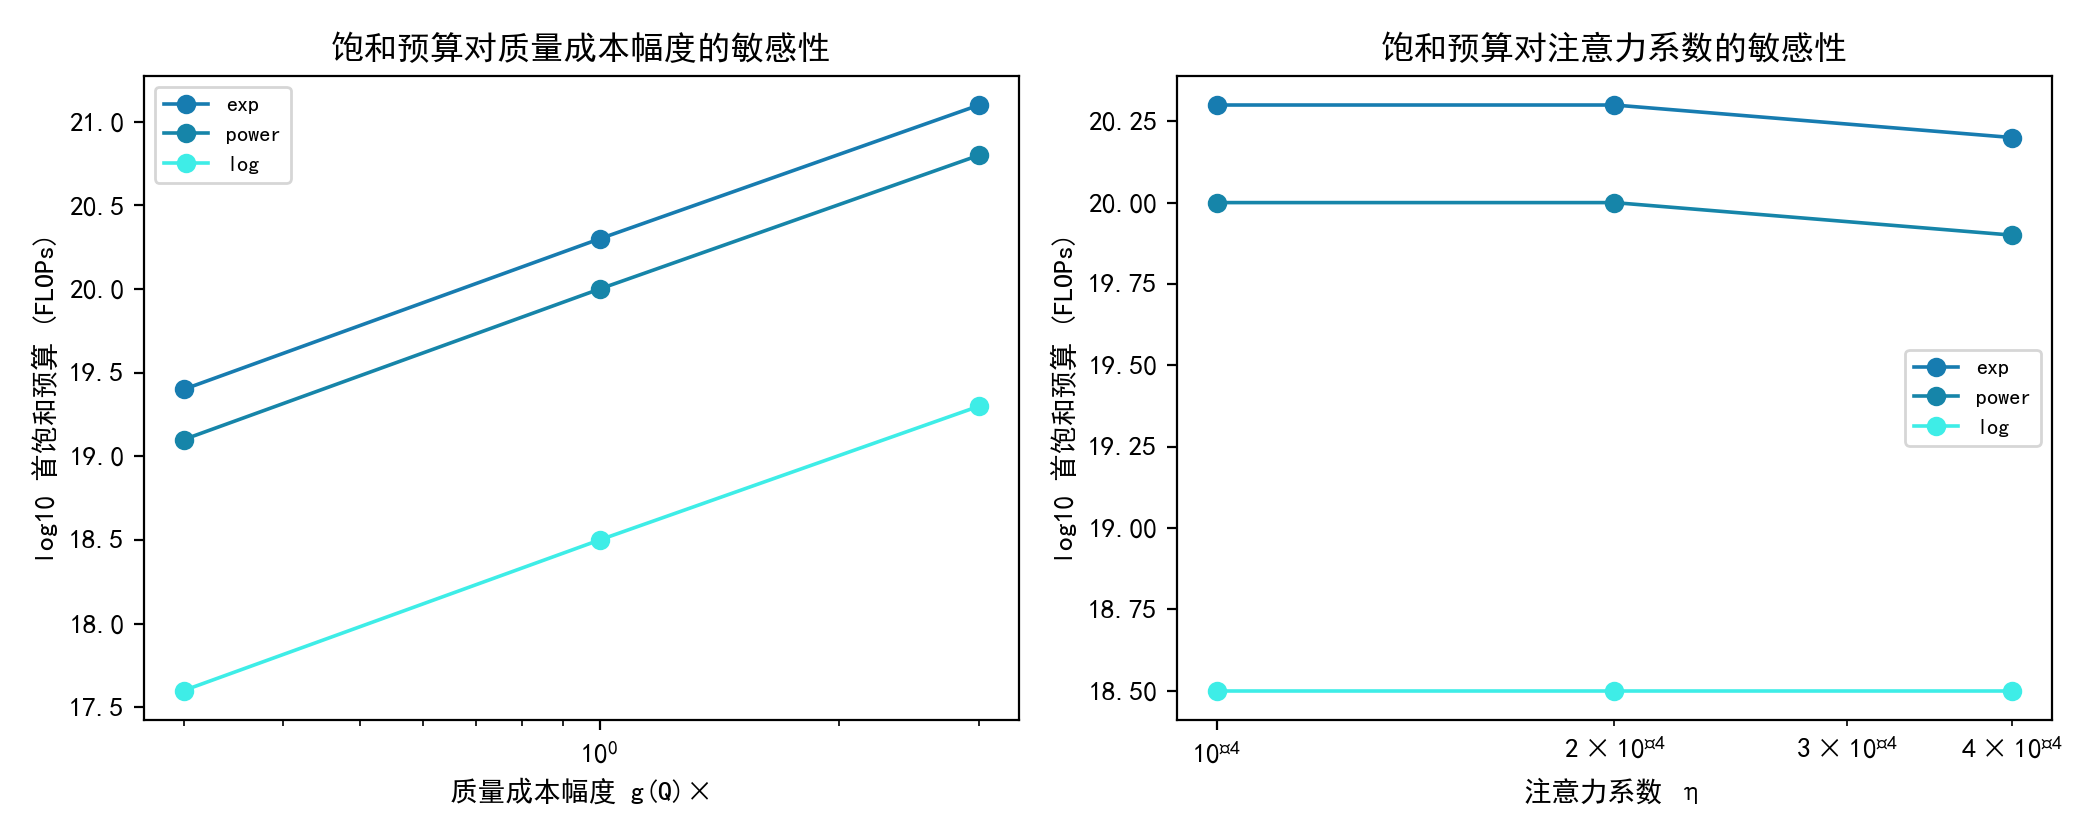

Here is the Python script that generated this plot:
# -*- coding: utf-8 -*-
"""
v94 实验: P3 激活/饱和预算对成本参数 (eta, g(Q) 幅度) 的敏感性
在基准配置 (eta=2e-4, gscale=1, L_ctx=4096) 上扫描两个最不确定的
成本参数:
  eta   in {1e-4, 2e-4, 4e-4}  (注意力成本系数)
  gscale in {0.3, 1.0, 3.0}     (质量成本 g(Q) 整体幅度)
9 配置 x 3 形式, 网格 logspace(17,26,91) (步长 0.1 dex, 全部基准
阈值点 17.8/18.3/18.5/19.95/20.25 均落在网格上, 与 v91 逐位闭合)。
每个配置识别 Q_active (Q>Q0+0.005) 与首饱和 (Q>=1-1e-9) 的预算,
以 dex 位移报告灵敏度。输出 v94 json/csv/png。
"""
import os, sys, json
import numpy as np
import pandas as pd
sys.path.insert(0, os.path.join(os.path.dirname(__file__), "..", "code"))
import p3_optimization as p3
from common import BASE

EX = os.path.join(os.path.dirname(__file__))
L_CTX = 4096
CGRID = np.logspace(17, 26, 91)

def scan(eta, gscale):
    """返回 {form: {"Q_active_C": ..., "first_sat_C": ...}}"""
    orig_g = p3.g_cost
    p3.ETA = eta
    if gscale != 1.0:
        p3.g_cost = lambda Q, form: orig_g(Q, form) * gscale
    out = {}
    for form in p3.G_FORMS:
        q_act, first_sat, was_sat = None, None, False
        prev_act = False
        for C in CGRID:
            s = p3.solve_opt(C, form, L_CTX)
            if s is None:
                continue
            act = bool(s["Q"] > p3.Q0 + 0.005)
            sat = bool(s["Q"] >= 1.0 - 1e-9)
            if act and not prev_act and q_act is None:
                q_act = C
            if sat and not was_sat and first_sat is None:
                first_sat = C
            prev_act, was_sat = act, sat
        out[form] = {"Q_active_C": q_act, "first_sat_C": first_sat}
    p3.g_cost = orig_g
    return out

def main():
    etas = [1e-4, 2e-4, 4e-4]
    gscales = [0.3, 1.0, 3.0]
    rows = []
    base = None
    for eta in etas:
        for gs in gscales:
            r = scan(eta, gs)
            for form in p3.G_FORMS:
                rows.append({"eta": eta, "gscale": gs, "form": form,
                             "Q_active_C": r[form]["Q_active_C"],
                             "first_sat_C": r[form]["first_sat_C"]})
            if eta == 2e-4 and gs == 1.0:
                base = r
    rdf = pd.DataFrame(rows)
    rdf.to_csv(os.path.join(EX, "v94_p3_sat_sens.csv"), index=False, encoding="utf-8-sig")

    # 基准闭合 vs v91 (0.1 网格应逐位一致)
    v91 = json.load(open(os.path.join(EX, "v91_p3_activation_sat.json"), encoding="utf-8"))
    closure = {}
    for form in p3.G_FORMS:
        b = base[form]
        closure[form] = {
            "sat": b["first_sat_C"], "sat_v91": v91["saturation"][form]["C"],
            "sat_match": bool(b["first_sat_C"] is not None and
                              abs(b["first_sat_C"] - v91["saturation"][form]["C"]) < 1e-9),
            "act": b["Q_active_C"], "act_v91": v91["activation"][form]["C"],
            "act_match": bool(b["Q_active_C"] is not None and
                              abs(b["Q_active_C"] - v91["activation"][form]["C"]) < 1e-9)}
        print(f"[{form}] sat {b['first_sat_C']:.4e} (v91 {v91['saturation'][form]['C']:.4e}) "
              f"{'OK' if closure[form]['sat_match'] else 'MISMATCH'} | "
              f"act {b['Q_active_C']:.4e} (v91 {v91['activation'][form]['C']:.4e}) "
              f"{'OK' if closure[form]['act_match'] else 'MISMATCH'}")

    # 灵敏度汇总 (基准=eta 2e-4, gscale 1)
    sens = {}
    for form in p3.G_FORMS:
        base_sat = base[form]["first_sat_C"]
        shifts = []
        for _, rr in rdf[(rdf.form == form) & (rdf.eta == 2e-4)].iterrows():
            shifts.append(np.log10(rr["first_sat_C"] / base_sat))
        g_shifts = shifts  # eta fixed
        eta_shifts = []
        for _, rr in rdf[(rdf.form == form) & (rdf.gscale == 1.0)].iterrows():
            eta_shifts.append(np.log10(rr["first_sat_C"] / base_sat))
        sens[form] = {"sat_base_dex": float(np.log10(base_sat)),
                      "gscale_dex_shift": [float(v) for v in g_shifts],
                      "eta_dex_shift": [float(v) for v in eta_shifts],
                      "max_abs_shift_dex": float(max(
                          max(abs(float(v)) for v in g_shifts),
                          max(abs(float(v)) for v in eta_shifts)))}
        print(f"[{form}] 饱和灵敏度: |dex 位移|max={sens[form]['max_abs_shift_dex']:.3f}")

    out = {"grid": "logspace(17,26,91)", "L_ctx": L_CTX,
           "closure_v91": closure, "sens": sens}
    with open(os.path.join(EX, "v94_p3_sat_sens.json"), "w", encoding="utf-8") as f:
        json.dump(out, f, ensure_ascii=False, indent=1)

    # ---- 图 ----
    import matplotlib
    matplotlib.use("Agg")
    import matplotlib.pyplot as plt
    import matplotlib.font_manager as fm
    for _f in ("SimHei.ttf", "simsun.ttf"):
        _p = os.path.join(BASE, _f)
        if os.path.exists(_p):
            fm.fontManager.addfont(_p)
    plt.rcParams["font.sans-serif"] = ["SimHei"]
    plt.rcParams["axes.unicode_minus"] = False
    plt.rcParams["axes.prop_cycle"] = "cycler(color=['#177cb0', '#1685a9', '#3eede7', '#70f3ff', '#44cef6', '#88ada6'])"
    fig, axes = plt.subplots(1, 2, figsize=(10.5, 4.2))
    forms = p3.G_FORMS
    for ax, key, label in [(axes[0], "gscale", "质量成本幅度 g(Q)×"), (axes[1], "eta", "注意力系数 η")]:
        for i, form in enumerate(forms):
            vals = []
            for eta in etas:
                for gs in gscales:
                    if (key == "gscale" and eta == 2e-4) or (key == "eta" and gs == 1.0):
                        rr = rdf[(rdf.form == form) & (rdf.eta == eta) & (rdf.gscale == gs)].iloc[0]
                        vals.append(np.log10(rr["first_sat_C"]))
            xs = (gscales if key == "gscale" else etas)
            ax.plot(xs, vals, "o-", lw=1.3, label=form)
        ax.set_xscale("log")
        ax.set_xlabel(label)
        ax.set_ylabel("log10 首饱和预算 (FLOPs)")
        ax.legend(fontsize=8)
    axes[0].set_title("饱和预算对质量成本幅度的敏感性")
    axes[1].set_title("饱和预算对注意力系数的敏感性")
    fig.tight_layout()
    fig.savefig(os.path.join(EX, "v94_p3_sat_sens.png"), dpi=200)
    plt.close(fig)
    print("\nDONE v94")


if __name__ == "__main__":
    main()
